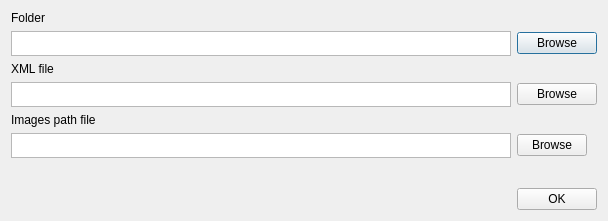
<?xml version="1.0" encoding="UTF-8"?>
<ui version="4.0">
 <class>LandmarkPreferenceDialog</class>
 <widget class="QDialog" name="LandmarkPreferenceDialog">
  <property name="geometry">
   <rect>
    <x>0</x>
    <y>0</y>
    <width>608</width>
    <height>221</height>
   </rect>
  </property>
  <property name="windowTitle">
   <string>Form</string>
  </property>
  <layout class="QGridLayout" name="gridLayout">
   <item row="0" column="0">
    <widget class="QLabel" name="label_3">
     <property name="text">
      <string>Folder</string>
     </property>
    </widget>
   </item>
   <item row="2" column="0">
    <widget class="QLabel" name="label">
     <property name="text">
      <string>XML file</string>
     </property>
    </widget>
   </item>
   <item row="3" column="0" colspan="2">
    <widget class="QTextEdit" name="xmlFileEdit">
     <property name="maximumSize">
      <size>
       <width>16777215</width>
       <height>25</height>
      </size>
     </property>
    </widget>
   </item>
   <item row="1" column="2">
    <widget class="QPushButton" name="folderBrowseButton">
     <property name="text">
      <string>Browse</string>
     </property>
    </widget>
   </item>
   <item row="1" column="0" colspan="2">
    <widget class="QTextEdit" name="folderTextEdit">
     <property name="maximumSize">
      <size>
       <width>16777215</width>
       <height>25</height>
      </size>
     </property>
    </widget>
   </item>
   <item row="5" column="2">
    <widget class="QPushButton" name="imagesPathFileBrowseButton">
     <property name="minimumSize">
      <size>
       <width>70</width>
       <height>0</height>
      </size>
     </property>
     <property name="maximumSize">
      <size>
       <width>70</width>
       <height>16777215</height>
      </size>
     </property>
     <property name="text">
      <string>Browse</string>
     </property>
    </widget>
   </item>
   <item row="3" column="2">
    <widget class="QPushButton" name="xmlBrowseButton">
     <property name="text">
      <string>Browse</string>
     </property>
    </widget>
   </item>
   <item row="4" column="0">
    <widget class="QLabel" name="label_4">
     <property name="text">
      <string>Images path file</string>
     </property>
    </widget>
   </item>
   <item row="7" column="0">
    <spacer name="horizontalSpacer">
     <property name="orientation">
      <enum>Qt::Horizontal</enum>
     </property>
     <property name="sizeHint" stdset="0">
      <size>
       <width>40</width>
       <height>20</height>
      </size>
     </property>
    </spacer>
   </item>
   <item row="6" column="1">
    <spacer name="verticalSpacer">
     <property name="orientation">
      <enum>Qt::Vertical</enum>
     </property>
     <property name="sizeHint" stdset="0">
      <size>
       <width>20</width>
       <height>40</height>
      </size>
     </property>
    </spacer>
   </item>
   <item row="5" column="0" colspan="2">
    <widget class="QTextEdit" name="imagesPathFileTextEdit">
     <property name="maximumSize">
      <size>
       <width>16777215</width>
       <height>25</height>
      </size>
     </property>
    </widget>
   </item>
   <item row="7" column="2">
    <widget class="QPushButton" name="okButton">
     <property name="text">
      <string>OK</string>
     </property>
    </widget>
   </item>
   <item row="7" column="1">
    <spacer name="horizontalSpacer_3">
     <property name="orientation">
      <enum>Qt::Horizontal</enum>
     </property>
     <property name="sizeHint" stdset="0">
      <size>
       <width>40</width>
       <height>20</height>
      </size>
     </property>
    </spacer>
   </item>
  </layout>
 </widget>
 <resources/>
 <connections/>
</ui>
